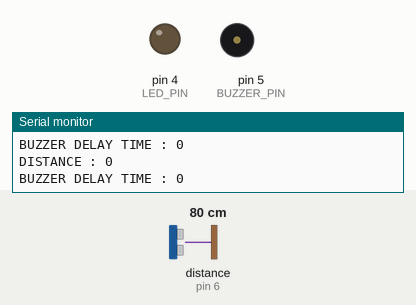
Simulated run of this program. Board: Arduino Uno, built with avr-gcc and run on an emulated ATmega328P. On the bench: output pins drawn as LEDs (lit = HIGH), buzzer (waves = sounding), the last lines printed to the serial monitor. Wiring (inferred from the names in the program): ultrasonic range finder: trigger pin 7; echo pin 6. The inputs (shaded band) are chosen by the test bench; at power-on: distance to the obstacle (sensor on pin 6) 80 cm. The echo pulse lasts 58.3 µs per cm; pins used as bus, display or sensor lines are not drawn.

Above: at 1.2 s.
1.3 s: distance to the obstacle (sensor on pin 6) set to 53 cm
2.8 s: distance to the obstacle (sensor on pin 6) set to 45 cm
At 3.07 s:
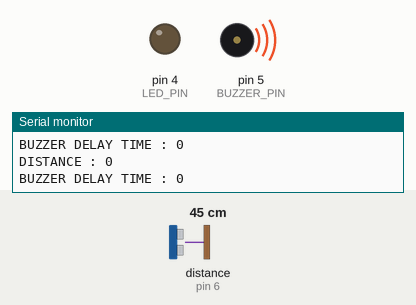
5.8 s: distance to the obstacle (sensor on pin 6) set to 120 cm
At 6.7 s:
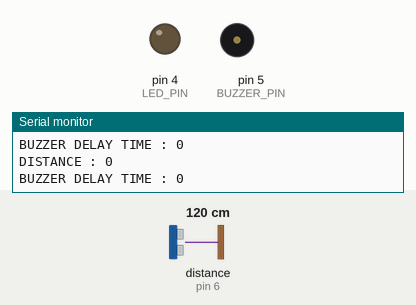
7.5 s: distance to the obstacle (sensor on pin 6) set to 35 cm
At 8.11 s:
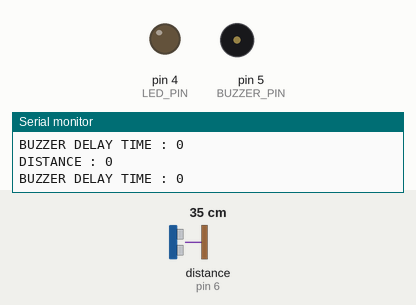
Timing chart, 0 to 11.5 s (numbered marks = the images above; inputs shaded):
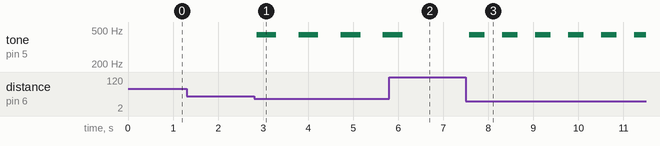

Measured:
- the behaviour switches between 51 and 50 cm on distance to the obstacle (sensor on pin 6) (found by bisection; images 0 and 1)
- after the input at 2.8 s, tone on pin 5 (BUZZER_PIN): alternates 440 Hz for 0.44 s and silent for 0.49 s, starting after 0.05 s
- after the input at 5.8 s, tone on pin 5 (BUZZER_PIN): goes on until 6.1 s, then stays silent
- after the input at 7.5 s, tone on pin 5 (BUZZER_PIN): alternates 440 Hz for 0.34 s and silent for 0.39 s, starting after 0.08 s

The program:

main.cpp
```cpp
/*
  Author : fsb3rke (Berke)
  Date : 4.01.2023 19:16
*/

#include <Arduino.h>
#include <io.h>
#include <hcsr04.h>
#include <buzzer.h>


hcsr04_data _hcsr04_data;
buzzer_data _buzzer_data;

void setup() {
  initializeIO();

  // hcsr04
  _hcsr04_data.rangeMax = 50;
  _hcsr04_data.rangeMin = 0;
  _hcsr04_data.trigPin = TRIGGER_PIN;
  _hcsr04_data.echoPin = ECHO_PIN;

  // buzzer
  _buzzer_data.frequency = 440; // DO (c)
  _buzzer_data.pin = BUZZER_PIN;
}

void loop() {
  int distance = hcsrc04::calculateDistance(_hcsr04_data);
  _buzzer_data.delayTime = distance * 10;
  buzzer::playInFrequency(_buzzer_data);
  Serial.println("\nDISTANCE : " + String(distance) + "\nBUZZER DELAY TIME : " + String(_buzzer_data.delayTime) + "\n");
}
```

buzzer.h
```cpp
#pragma once

#ifndef BUZZER_H_
#define BUZZER_H_

#include <Arduino.h>


struct buzzer_data {
    int frequency;
    int delayTime;
    int pin;
};

namespace buzzer {
    int playInFrequency(const buzzer_data& buzzerData);
}


#endif // BUZZER_H_
```

hcsr04.h
```cpp
#pragma once

#ifndef HCSR_04_H_
#define HCSR_04_H_

struct hcsr04_data
{
    int rangeMax;
    int rangeMin;
    int trigPin;
    int echoPin;
};

namespace hcsrc04 {
    int calculateDistance(const hcsr04_data& hcData);
}


#endif // HCSR_04_H_
```

io.h
```cpp
#pragma once

#include <Arduino.h>

#ifndef IO_H_
#define IO_H_

// INPUTS
#define ECHO_PIN 6
#define INPUT_PINS_SIZE 1

// OUTPUTS
#define TRIGGER_PIN 7
#define BUZZER_PIN 5
#define LED_PIN 4
#define OUTPUT_PINS_SIZE 3

int inputPins[INPUT_PINS_SIZE] = {
  ECHO_PIN
};

int outputPins[OUTPUT_PINS_SIZE] = {
  TRIGGER_PIN,
  BUZZER_PIN,
  LED_PIN
};

void initializeIO() {
    Serial.begin(9600);
    int ip, op;
    for (ip = 0, op = 0;
         ip < INPUT_PINS_SIZE && op < OUTPUT_PINS_SIZE;
         ++op ) {

        if (ip >= INPUT_PINS_SIZE) pinMode(inputPins[ip], INPUT);
        pinMode(outputPins[op], OUTPUT);
    }
}

#endif // IO_H_
```

buzzer.cpp
```cpp
#include <buzzer.h>

int buzzer::playInFrequency(const buzzer_data& buzzerData) {
    tone(buzzerData.pin, buzzerData.frequency);
    delay(buzzerData.delayTime);
    noTone(buzzerData.pin);
    delay(buzzerData.delayTime);

    return 0;
}
```

hcsr04.cpp
```cpp
#include <Arduino.h>
#include <hcsr04.h>


int hcsrc04::calculateDistance(const hcsr04_data &hcData) {
    long duration, distance;

    digitalWrite(hcData.trigPin, LOW);
    delayMicroseconds(2);
    digitalWrite(hcData.trigPin, HIGH);
    delayMicroseconds(10);
    digitalWrite(hcData.trigPin, LOW);

    duration = pulseIn(hcData.echoPin, HIGH);
    distance = duration / 58.2;
    delay(50);

    if (distance >= hcData.rangeMax || distance <= hcData.rangeMin) return 0;

    return distance;
}
```
